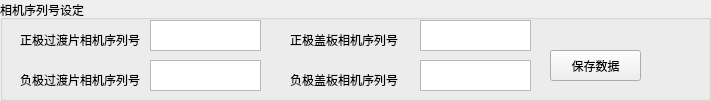
     <widget class="QGroupBox" name="groupBox">
      <property name="geometry">
       <rect>
        <x>10</x>
        <y>20</y>
        <width>711</width>
        <height>101</height>
       </rect>
      </property>
      <property name="title">
       <string>相机序列号设定</string>
      </property>
      <widget class="QLabel" name="label_41">
       <property name="geometry">
        <rect>
         <x>20</x>
         <y>30</y>
         <width>121</width>
         <height>20</height>
        </rect>
       </property>
       <property name="text">
        <string>正极过渡片相机序列号</string>
       </property>
      </widget>
      <widget class="QTextEdit" name="tPsheetSn">
       <property name="enabled">
        <bool>true</bool>
       </property>
       <property name="geometry">
        <rect>
         <x>150</x>
         <y>20</y>
         <width>111</width>
         <height>31</height>
        </rect>
       </property>
       <property name="readOnly">
        <bool>false</bool>
       </property>
      </widget>
      <widget class="QTextEdit" name="tNsheetSn">
       <property name="enabled">
        <bool>true</bool>
       </property>
       <property name="geometry">
        <rect>
         <x>150</x>
         <y>60</y>
         <width>111</width>
         <height>31</height>
        </rect>
       </property>
       <property name="readOnly">
        <bool>false</bool>
       </property>
      </widget>
      <widget class="QLabel" name="label_42">
       <property name="geometry">
        <rect>
         <x>20</x>
         <y>70</y>
         <width>121</width>
         <height>20</height>
        </rect>
       </property>
       <property name="text">
        <string>负极过渡片相机序列号</string>
       </property>
      </widget>
      <widget class="QLabel" name="label_43">
       <property name="geometry">
        <rect>
         <x>290</x>
         <y>30</y>
         <width>121</width>
         <height>20</height>
        </rect>
       </property>
       <property name="text">
        <string>正极盖板相机序列号</string>
       </property>
      </widget>
      <widget class="QLabel" name="label_44">
       <property name="geometry">
        <rect>
         <x>290</x>
         <y>70</y>
         <width>121</width>
         <height>20</height>
        </rect>
       </property>
       <property name="text">
        <string>负极盖板相机序列号</string>
       </property>
      </widget>
      <widget class="QTextEdit" name="tNplateSn">
       <property name="enabled">
        <bool>true</bool>
       </property>
       <property name="geometry">
        <rect>
         <x>420</x>
         <y>60</y>
         <width>111</width>
         <height>31</height>
        </rect>
       </property>
       <property name="readOnly">
        <bool>false</bool>
       </property>
      </widget>
      <widget class="QTextEdit" name="tPplateSn">
       <property name="enabled">
        <bool>true</bool>
       </property>
       <property name="geometry">
        <rect>
         <x>420</x>
         <y>20</y>
         <width>111</width>
         <height>31</height>
        </rect>
       </property>
       <property name="readOnly">
        <bool>false</bool>
       </property>
      </widget>
      <widget class="QPushButton" name="bSnSave">
       <property name="geometry">
        <rect>
         <x>550</x>
         <y>50</y>
         <width>91</width>
         <height>31</height>
        </rect>
       </property>
       <property name="text">
        <string>保存数据</string>
       </property>
      </widget>
     </widget>
